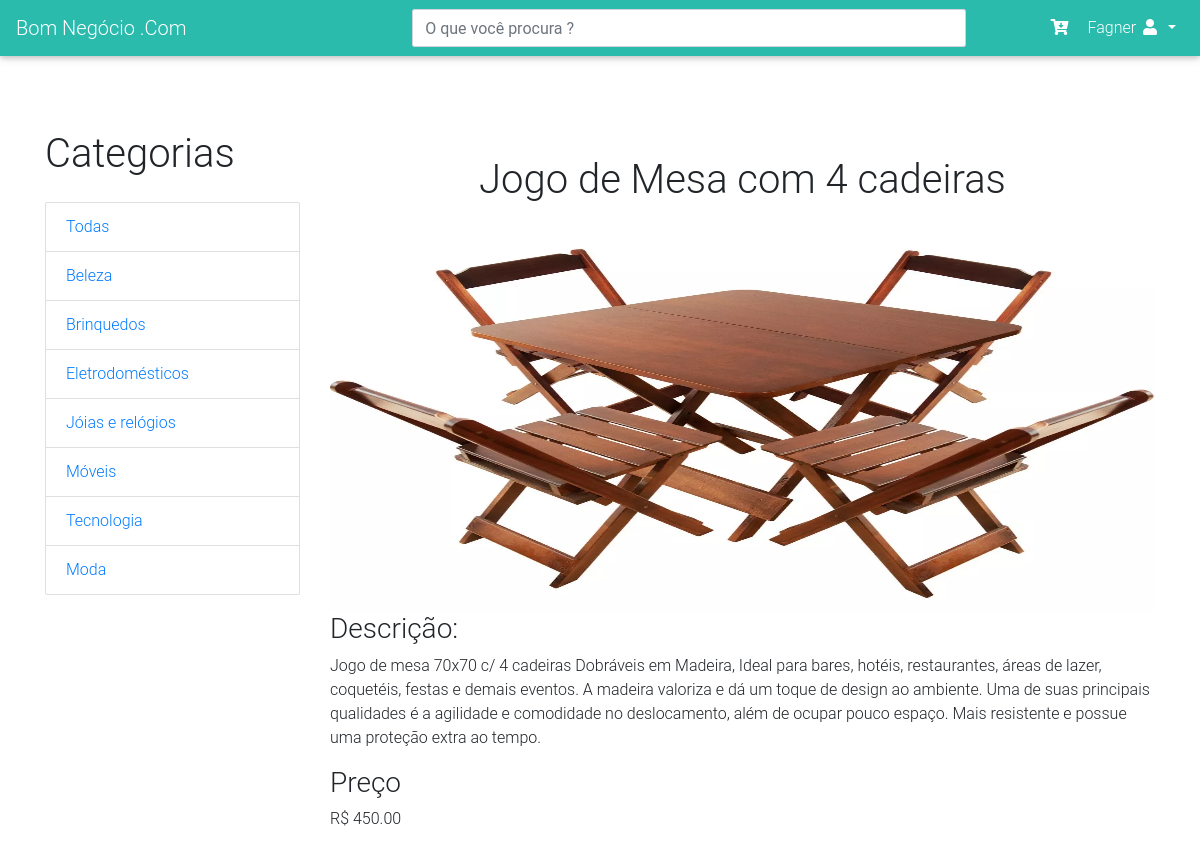
Screenshot of /detalhes/13 (signed in) with the database file from the repository.
### loja/models.py (models this page shows, shortened)
class Categoria(models.Model):
    nome = models.CharField(max_length=20)
    imgPath = models.ImageField(null=True, upload_to='img/category')
    class Meta:
        verbose_name_plural = 'Categorias'

class Anuncio(models.Model):
    titulo = models.CharField(max_length=100)
    descricao = models.TextField(max_length=1000)
    preco = models.DecimalField(max_digits=7, decimal_places=2)
    imgPath = models.ImageField(null=True, upload_to='img/', default='', blank=True)
    categoria = models.ForeignKey(Categoria, on_delete=models.CASCADE)
    usuario = models.ForeignKey(User, on_delete=models.CASCADE,  null=True, blank=True)
    class Meta:
        verbose_name_plural = 'Anuncios'

### loja/views.py (the view)
# urls.py: path('detalhes/<int:pk>', detalhes_anuncio, name='url_detalhes_anuncio'),
@login_required(login_url='url_index')
def detalhes_anuncio(request, pk):
    dados = {}
    dados['anuncios'] = Anuncio.objects.filter(pk = pk)
    dados['categorias'] = Categoria.objects.all()
    dados['usuario'] = request.user
    return render(request, 'loja/detalhes_anuncio.html', dados)

### loja/templates/loja/detalhes_anuncio.html
{% extends 'loja/menu.html' %}
{% load static %}
{% block content %}
    <div class="container">
    <div class="row">
        <div class="col-lg-3">
            <h1 class="my-4">Categorias</h1>
            <div class="list-group">
                <a href="{% url  'url_home' %}" class="list-group-item"> Todas</a>
                {% for categoria in categorias %}
                    <a href="{% url 'url_listar_por_categoria' categoria.id %}" class="list-group-item">{{ categoria.nome }} </a>
                {%endfor%}
            </div>
          </div>
        <div class="col-lg-9">
            {% for anuncio in anuncios %}
                <h1 style="text-align: center; margin-top: 50px;" >{{ anuncio.titulo }}</h1>
                <img class="img-detalhes" src="{{anuncio.imgPath.url}}">
                <div>
                    <h3>Descrição: </h3>
                    <p>{{ anuncio.descricao }} </p>
                </div>
                <div>
                    <h3>Preço</h3>
                    <p>R$ {{ anuncio.preco }}</p>
                </div>
            {% endfor %}
        </div>
    </div>
    </div>
{% endblock %}

### loja/templates/loja/menu.html (shortened to what this page needs)
{% load static %}
<!doctype html>
<html lang="en">
<head>
    <link rel="stylesheet" href="https://stackpath.bootstrapcdn.com/bootstrap/4.3.1/css/bootstrap.min.css">
    <link rel="stylesheet" href=" {% static 'css/style.css' %} ">
    <link rel="stylesheet" href=" {% static 'css/mdb.min.css' %} ">
    <link rel="stylesheet" href="https://cdnjs.cloudflare.com/ajax/libs/font-awesome/5.8.2/css/all.css">
</head>
<body>
    <nav class="mb-1 navbar navbar-expand-lg navbar-dark default-color">
      <a class="navbar-brand" href="{% url 'url_home' %}">Bom Negócio .Com</a>
      {% if usuario.id %}
      <div class="col-md-6">
        <form action="{% url 'url_pesquisa_filtrada' %}" method="POST">
          <input name="chave" class="form-control" type="text" placeholder="O que você procura ?" aria-label="Search">
        </form>
      </div>
      {% endif %}
      <div class="collapse navbar-collapse" id="navbarSupportedContent-333">
        <ul class="navbar-nav ml-auto nav-flex-icons">
            <li class="nav-item ">
            <a class="nav-link" href="#">
              <i class="fas fa-cart-arrow-down"></i>
            </a>
          </li>
          <li class="nav-item dropdown">
            <a class="nav-link dropdown-toggle" id="navbarDropdownMenuLink-333" data-toggle="dropdown"
              aria-haspopup="true" aria-expanded="false">
              {% if usuario.id %} {{  usuario }} {% endif %} <i class="fas fa-user"> </i>
            </a>
          </li>
        </ul>
      </div>
    </nav>
    {% block content %}
    {% endblock %}
</body>
</html>

### loja/static/css/style.css (style rules this page uses)
.form-control, .btn { min-height: 38px; border-radius: 2px; }
nav.mb-1.navbar.navbar-expand-lg.navbar-dark.default-color { margin-bottom: 50px !important; }
.img-detalhes { width: 100%; height: 400px; }

### rows the page displays
Categoria: nome "Beleza"
Categoria: nome "Brinquedos"
Categoria: nome "Eletrodomésticos"
Categoria: nome "Jóias e relógios"
Categoria: nome "Móveis"
Categoria: nome "Tecnologia"
Categoria: nome "Moda"
Anuncio: titulo "Jogo de Mesa com 4 cadeiras", imgPath (picture), descricao "Jogo de mesa 70x70 c/ 4 cadeiras Dobráveis em Madeira, Ideal para bares, hotéis, restaurantes, áreas de lazer, coquetéis, festas e demais eventos. A madeira valoriza e dá um toque de design ao ambiente. Uma de suas principais qualidades é a agilidade e comodidade no deslocamento, além de ocupar pouco espaço. Mais resistente e possue uma proteção extra ao tempo.", preco "450.00"

### other values shown
{{ usuario }} "Fagner"
